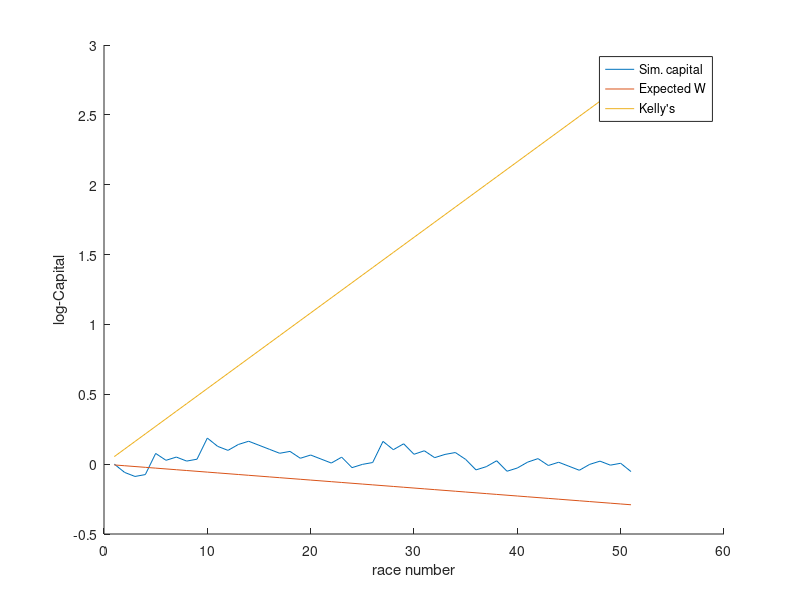
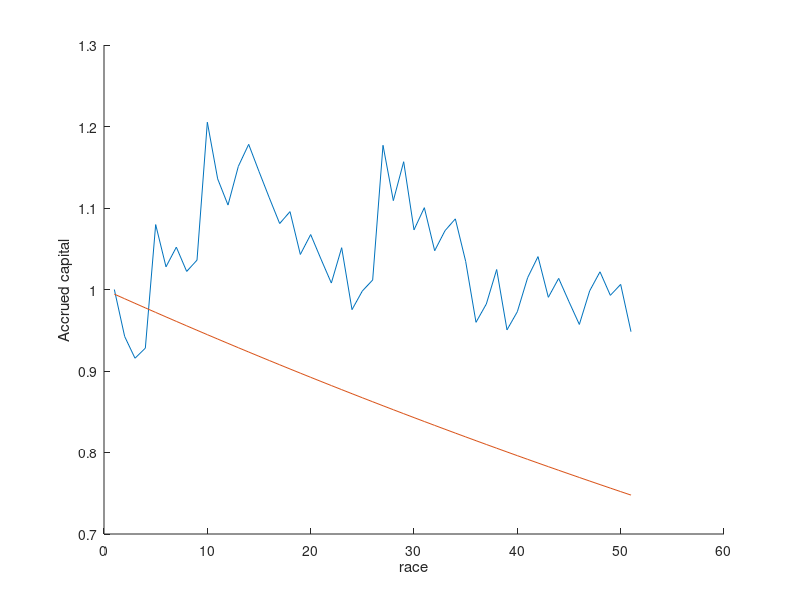

Here is the MATLAB script that generated these plots, in order:
%Horse race with correlations
%november 19
%Simulates horse races outcomes with probabilities conditioned on last outcome

%%%%%%%%%Definition of probabilities

%Conditional probabilities P(i,j)=P(i|j) prob. of horse i winning provided horse j won in the previous round
%P=[p(1|1) p(1|2) p(1|3)
%   p(2|1) P(2|2) p(2|3)
%   p(3|1) P(3|2) p(3|3)];
   
P=[0.2  .2 .2
   .4   .4 .4
   .4   .4 .4]; %This is actually UNCORRELATED: just to use the same program

q=length(P); %Number of horses   
%Probabilities for first race. They shouldn't really matter for the long run
px0=[.2 
     .4
     .4];
%%%%%%%%%Definition of odds
%odds you get for winning
odds=zeros(q,1);
odds=[4 4 2]';
%%%%%%%%%Definition of bets
%Conditional bets b(i,j)=b(i|j). How much to bet on horse i provided horse j won in the previous round
b=zeros(size(P));
%Some winning but not optimal betting strategy
b=[.25 .2 .2
   .5  .35 .6
   .25 .45 .2 
];

%b=P; %Uncomment this line to simulate Kelly's case
%b=1./odds.*ones(q); %Uncomment this one to play the null strategy

b=1./odds.*ones(q)+0.1*rand(q); %Uncomment this one to play something CLOSE to the null strategy
n=sum(b);
b=b./n; %normalized


%%%%Rest of parameters and variables
num_races=50; %number of races   

%initialize variables
%S(1)=0; %initial (log) capital
S=zeros(1,num_races); %initial (log) capital
log_capital=0; %Stores the logarithm of the capital for 1 race
horse=zeros(1,num_races); %Stores which horse won last race. 
horse(1)=1; %First race was won by 1. Does not matter since 1 race probabilities are the same no matter what column you take;
%In matlab, first element of a vector is 1, not 0

%%%Start with first race probabilities.
p=zeros(q,1); %Stores the probabilities of the q horses for each race. The columno corresponding to the horse that won before;
p=px0; %first race.

%%The races loop

for i=2:num_races+1
     r=rand; %random number from 0 to 1;
     %Who wins this race with that r?
     cumulative_p=cumsum(p); %Cumulative sum. Every element is the sum of the previous p values [p1 p1+p2 p1+p2+p3, etc....]
     check=(r<=cumulative_p); %check is a vector with elements 0 or 1 depending whether the condition is met or not. The first appearance of 1 is the horse that wins
     [m,where_is_the_first_one]=max(check); 
     %max returns in the second variable (where_is_the_first_one) the index where the maximum (1) of the vector is met. Matlab function "max" is such that if the maximum occurs in several places, the first index is returned. What a lucky coincidence!
     horse(i)=where_is_the_first_one; %horse(i) wins this race
     %Compute the capital
     log_capital=log(odds(horse(i))*b(horse(i),horse(i-1)));
     %I am assuming bets for horse=1 in the first race. Shouldn't change much allowing for different bets in the first race.
     S(i)=log_capital;
     p=P(:,horse(i));%Defines probabilities for next race 
end 
accrued_capital=cumsum(S); %The cumulative capital

%%%Stationary solution
%compute stationary probability. 
sufficiently_big_number=1000; %Number of races to compute stationary prob.
pi_st=1/q*ones(q,1); %initial guess prob. Shouldn't really matter.
for i=1:sufficiently_big_number
  pi_st=P*pi_st;
end
%Expected returns for the games played
W_theory=sum(P.*log(odds.*b)*pi_st);

%%%Kelly's expected gains
%Compute Kelly's solution.
b_Kelly=P; %Proportional betting
W_Kelly=sum(P.*log(odds.*b_Kelly)*pi_st);

%Check horse stationary probabilities by computing the histogram of horse wins
show_histogram=0; %change to 0 if you don't want the histogram to be displayed every time
if show_histogram
	figure
	bar(1:q,pi_st,.25)
	hold on
	h=histogram(horse,'Normalization','probability','BinWidth',0.2);
	xlabel('horse')
	ylabel('probability')
	legend('St prob','observed freq')
	disp('----Checking stationary distribution----')
	disp('Stationary distribution')
	pi_st
	disp('Histogram results')
	where_is_the_relevant_data=h.Values>0; %Just a trick to display only the relevant values
	indices=[];
	for i=1:length(where_is_the_relevant_data)
		if where_is_the_relevant_data(i)
		  indices=[indices i];
		end
        end
	h.Values(indices)'
end
%%%%Results%%%%%

disp('---Expected Capital growths---')
W_Kelly
W_theory

%%Plotting stuff
%figure
%plot(horse) %histogram is more interesting in fact

figure(1)
hold on
race=1:num_races+1; %race vector for plotting
expected_W=W_theory*race;%The expected average W for the actual b played
Kelly_W=W_Kelly*race; %The expected average W for Kelly's prop. betting b=P
plot(race,accrued_capital,race,expected_W,race,Kelly_W)
legend('Sim. capital','Expected W','Kelly''s')
xlabel('race number')
ylabel('log-Capital')

figure(2)
hold on
plot(race,exp(accrued_capital),race,exp(expected_W))
xlabel('race')
ylabel('Accrued capital')
